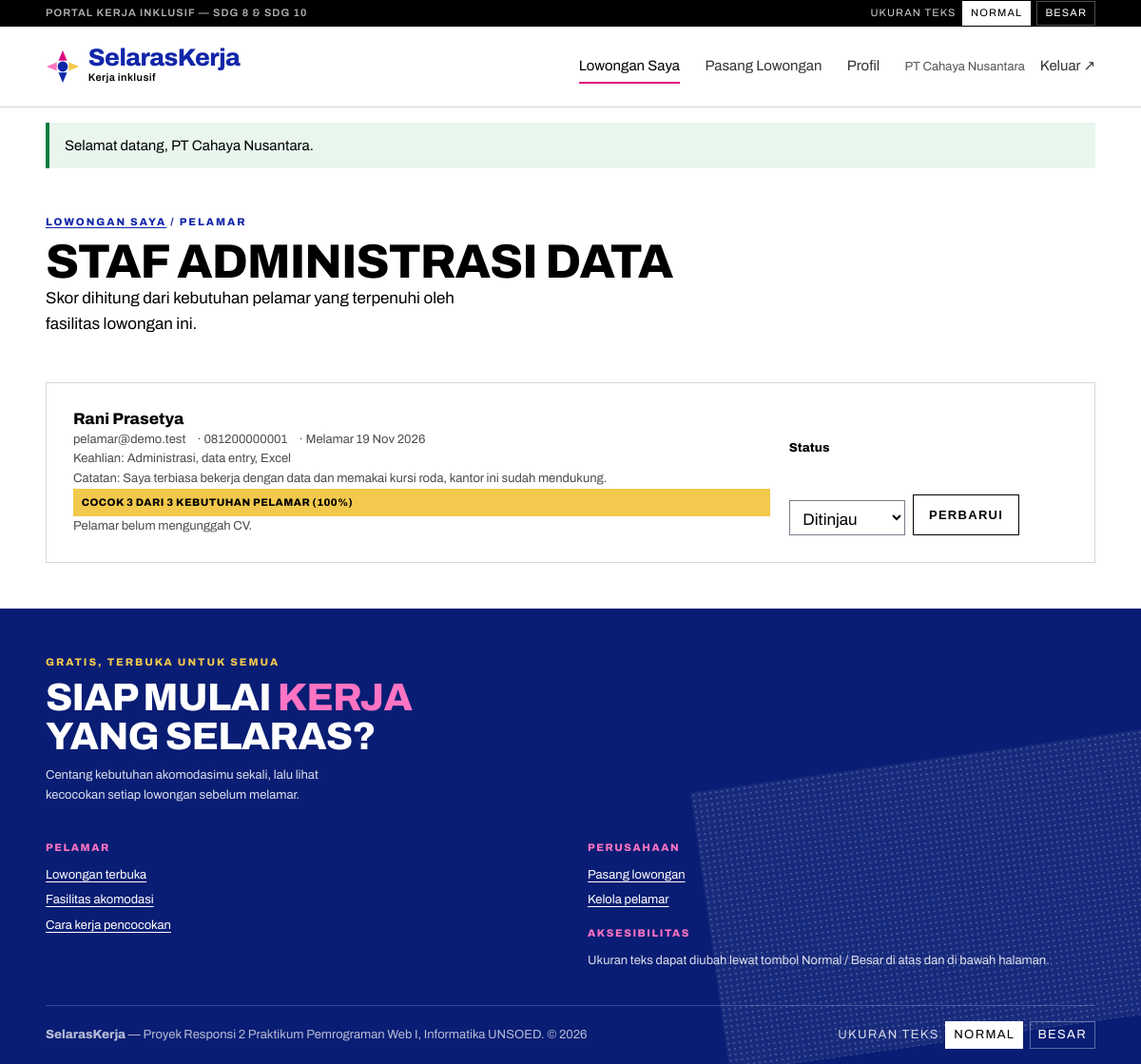
The app's page /company/applicants.php?job_id=1 (signed in) with its own data.
### tables this page shows
CREATE TABLE users (
  id INT AUTO_INCREMENT PRIMARY KEY,
  name VARCHAR(100) NOT NULL,
  email VARCHAR(150) NOT NULL UNIQUE,
  password VARCHAR(255) NOT NULL,
  role ENUM('seeker','company') NOT NULL,
  created_at TIMESTAMP NOT NULL DEFAULT CURRENT_TIMESTAMP
);

CREATE TABLE jobs (
  id INT AUTO_INCREMENT PRIMARY KEY,
  company_id INT NOT NULL,
  title VARCHAR(150) NOT NULL,
  description TEXT NOT NULL,
  salary VARCHAR(60) DEFAULT NULL,
  job_type ENUM('Penuh waktu','Paruh waktu','Kontrak','Magang','Remote') NOT NULL DEFAULT 'Penuh waktu',
  status ENUM('open','closed') NOT NULL DEFAULT 'open',
  created_at TIMESTAMP NOT NULL DEFAULT CURRENT_TIMESTAMP,
  CONSTRAINT fk_job_company FOREIGN KEY (company_id) REFERENCES companies(id) ON DELETE CASCADE,
  INDEX idx_jobs_status (status)
);

CREATE TABLE applications (
  id INT AUTO_INCREMENT PRIMARY KEY,
  job_id INT NOT NULL,
  seeker_id INT NOT NULL,
  cover_note TEXT DEFAULT NULL,
  status ENUM('pending','reviewed','accepted','rejected') NOT NULL DEFAULT 'pending',
  applied_at TIMESTAMP NOT NULL DEFAULT CURRENT_TIMESTAMP,
  UNIQUE KEY uq_application (job_id, seeker_id),
  CONSTRAINT fk_ap_job FOREIGN KEY (job_id) REFERENCES jobs(id) ON DELETE CASCADE,
  CONSTRAINT fk_ap_seeker FOREIGN KEY (seeker_id) REFERENCES users(id) ON DELETE CASCADE
);

CREATE TABLE seeker_profiles (
  id INT AUTO_INCREMENT PRIMARY KEY,
  user_id INT NOT NULL UNIQUE,
  phone VARCHAR(25) DEFAULT NULL,
  bio TEXT DEFAULT NULL,
  skills VARCHAR(255) DEFAULT NULL,
  cv_file VARCHAR(255) DEFAULT NULL,
  other_needs VARCHAR(255) DEFAULT NULL,
  CONSTRAINT fk_sp_user FOREIGN KEY (user_id) REFERENCES users(id) ON DELETE CASCADE
);

### helpers/functions.php (called while the page is built, shortened)
<?php
function e(?string $value): string
{
    return htmlspecialchars((string) $value, ENT_QUOTES, 'UTF-8');
}
function u(string $path = ''): string
{
    return APP_URL . $path;
}
function take_flash(): ?array
{
    $f = $_SESSION['flash'] ?? null;
    return $f;
}
function status_label(string $status): string
{
    return [
        'pending'  => 'Menunggu',
        'reviewed' => 'Ditinjau',
        'accepted' => 'Diterima',
        'rejected' => 'Ditolak',
    ][$status] ?? $status;
}
function get_int(string $key, int $default = 0): int
{
    $raw = $_POST[$key] ?? $_GET[$key] ?? null;
    return $raw === null ? $default : (int) $raw;
}

### helpers/auth_guard.php (called while the page is built, shortened)
<?php
function auth_user(PDO $pdo): ?array
{
    static $cache = null;
    if ($cache === null) {
        $stmt = $pdo->prepare('SELECT id, name, email, role FROM users WHERE id = ?');
        $stmt->execute([$_SESSION['uid']]);
        $cache = $stmt->fetch() ?: null;
    }
    return $cache;
}
function require_login(PDO $pdo): array
{
    $user = auth_user($pdo);
    return $user;
}
function require_role(PDO $pdo, string $role): array
{
    $user = require_login($pdo);
    return $user;
}

### helpers/matcher.php (called while the page is built, shortened)
<?php
function job_facilities_map(PDO $pdo, array $jobIds): array
{
    $in = implode(',', array_fill(0, count($jobIds), '?'));
    $stmt = $pdo->prepare("SELECT job_id, accommodation_id FROM job_accommodations WHERE job_id IN ($in)");
    $stmt->execute($jobIds);
    $map = array_fill_keys($jobIds, []);
    foreach ($stmt->fetchAll() as $row) {
        $map[(int) $row['job_id']][] = (int) $row['accommodation_id'];
    }
    return $map;
}
function match_stats(array $needs, array $facilities): array
{
    $matched = array_intersect($needs, $facilities);
    $total   = count($needs);
    return [
        'matched' => $matched,
        'count'   => count($matched),
        'total'   => $total,
        'percent' => $total > 0 ? (int) round(count($matched) / $total * 100) : 0,
    ];
}

### company/applicants.php (the view, shortened to what this page needs)
<?php
require_once __DIR__ . '/../includes/bootstrap.php';
$user    = require_role($pdo, 'company');
$company = company_row($pdo, (int) $user['id']);
$jobId = get_int('job_id');
$stmt  = $pdo->prepare('SELECT * FROM jobs WHERE id = ? AND company_id = ?');
$stmt->execute([$jobId, (int) $company['id']]);
$job = $stmt->fetch();
$statuses = ['pending', 'reviewed', 'accepted', 'rejected'];
$stmt = $pdo->prepare(
    'SELECT a.id, a.status, a.applied_at, a.cover_note,
            u.id AS seeker_id, u.name, u.email,
            p.skills, p.cv_file, p.phone
     FROM applications a
     JOIN users u ON u.id = a.seeker_id
     LEFT JOIN seeker_profiles p ON p.user_id = u.id
     WHERE a.job_id = ?
     ORDER BY a.applied_at DESC'
);
$stmt->execute([$jobId]);
$applications = $stmt->fetchAll();
$jobFacilities = job_facilities_map($pdo, [$jobId])[$jobId] ?? [];
$needsBySeeker = [];
if ($applications !== []) {
    $ids  = array_map(fn ($a) => (int) $a['seeker_id'], $applications);
    $in   = implode(',', array_fill(0, count($ids), '?'));
    $rows = $pdo->prepare("SELECT seeker_id, accommodation_id FROM seeker_accommodations WHERE seeker_id IN ($in)");
    $rows->execute($ids);
    foreach ($rows->fetchAll() as $row) {
        $needsBySeeker[(int) $row['seeker_id']][] = (int) $row['accommodation_id'];
    }
}
$active    = 'dash';
require __DIR__ . '/../includes/header.php';
?>
<section class="section">
  <div class="wrap">
    <p class="kicker"><a href="<?= u('/company/dashboard.php') ?>">Lowongan saya</a> / pelamar</p>
    <h1 class="section__title"><?= e($job['title']) ?></h1>
    <p class="section__lede">Skor dihitung dari kebutuhan pelamar yang terpenuhi oleh fasilitas lowongan ini.</p>
    <?php if ($applications === []): ?>
      <p class="empty">Belum ada pelamar untuk lowongan ini.</p>
    <?php else: ?>
      <ul class="apps">
        <?php foreach ($applications as $app): ?>
          <?php
          $stats = match_stats($needsBySeeker[(int) $app['seeker_id']] ?? [], $jobFacilities);
          ?>
          <li class="app panel">
            <div class="app__body">
              <h2 class="job__title"><?= e($app['name']) ?></h2>
              <p class="job__meta">
                <span><?= e($app['email']) ?></span>
                <?php if ($app['phone']): ?><span><?= e($app['phone']) ?></span><?php endif; ?>
                <span>Melamar <?= e(date('d M Y', strtotime($app['applied_at']))) ?></span>
              </p>
              <?php if ($app['skills']): ?>
                <p class="form-note">Keahlian: <?= e($app['skills']) ?></p>
              <?php endif; ?>
              <?php if ($app['cover_note']): ?>
                <p class="form-note">Catatan: <?= e($app['cover_note']) ?></p>
              <?php endif; ?>
              <p class="badge">Cocok <?= (int) $stats['count'] ?> dari <?= (int) $stats['total'] ?> kebutuhan pelamar (<?= (int) $stats['percent'] ?>%)</p>
              <?php if ($app['cv_file']): ?>
                <p><a href="<?= e(UPLOAD_URL . '/' . $app['cv_file']) ?>" target="_blank" rel="noopener">Unduh CV (PDF)</a></p>
              <?php else: ?>
                <p class="form-note">Pelamar belum mengunggah CV.</p>
              <?php endif; ?>
            </div>
            <form class="app__status" method="post">
              <label for="status-<?= (int) $app['id'] ?>">Status</label>
              <select id="status-<?= (int) $app['id'] ?>" name="status">
                <?php foreach ($statuses as $status): ?>
                  <option value="<?= e($status) ?>" <?= $app['status'] === $status ? 'selected' : '' ?>><?= e(status_label($status)) ?></option>
                <?php endforeach; ?>
              </select>
              <button class="btn btn--ghost" type="submit">Perbarui</button>
            </form>
          </li>
        <?php endforeach; ?>
      </ul>
    <?php endif; ?>
  </div>
</section>
<?php require __DIR__ . '/../includes/footer.php'; ?>

### includes/header.php (shortened to what this page needs)
<?php
require_once __DIR__ . '/bootstrap.php';
$user   = auth_user($pdo);
$active = $active ?? '';
$flash  = take_flash();
?>
<!DOCTYPE html>
<html lang="id">
<head>
<link rel="stylesheet" href="<?= u('/public/css/style.css') ?>">
</head>
<body>
<div class="util">
  <div class="wrap util__inner">
    <p class="util__note">Portal kerja inklusif — SDG 8 &amp; SDG 10</p>
    <div class="util__tools">
      <span class="util__label" id="textsize-label">Ukuran teks</span>
      <button type="button" data-text-size="normal" aria-pressed="true" aria-describedby="textsize-label">Normal</button>
      <button type="button" data-text-size="lg" aria-pressed="false" aria-describedby="textsize-label">Besar</button>
    </div>
  </div>
</div>
<header class="site-head">
  <div class="wrap site-head__inner">
    <a class="brand" href="<?= u('/index.php') ?>">
      <svg class="brand__mark" viewBox="0 0 40 40" aria-hidden="true" focusable="false">
        <circle cx="20" cy="20" r="6" fill="#1226aa"/>
        <path d="M20 1l5 12h-10z" fill="#de007e"/>
        <path d="M39 20l-12 5v-10z" fill="#f2c94c"/>
        <path d="M20 39l-5-12h10z" fill="#1226aa"/>
        <path d="M1 20l12-5v10z" fill="#ff74c3"/>
      </svg>
      <span>
        <span class="brand__name">SelarasKerja</span>
        <span class="brand__tag">Kerja inklusif</span>
      </span>
    </a>
    <nav class="nav" aria-label="Navigasi utama">
      <?php if ($user === null): ?>
        <a href="<?= u('/index.php') ?>" <?= $active === 'home' ? 'aria-current="page"' : '' ?>>Beranda</a>
        <a href="<?= u('/lowongan.php') ?>" <?= ($active ?? '') === 'jobs' ? 'aria-current="page"' : '' ?>>Lowongan</a>
        <a href="<?= u('/index.php') ?>#fasilitas">Fasilitas</a>
        <a href="<?= u('/index.php') ?>#cara-kerja">Cara Kerja</a>
        <div class="nav__actions">
          <a href="<?= u('/auth/login.php') ?>">Masuk</a>
          <a href="<?= u('/auth/register.php') ?>">Daftar <span aria-hidden="true">↗</span></a>
        </div>
      <?php else: ?>
        <a href="<?= u('/company/dashboard.php') ?>" <?= $active === 'dash' ? 'aria-current="page"' : '' ?>>Lowongan Saya</a>
        <a href="<?= u('/company/job_form.php') ?>" <?= $active === 'new' ? 'aria-current="page"' : '' ?>>Pasang Lowongan</a>
        <a href="<?= u('/company/profile.php') ?>" <?= $active === 'profile' ? 'aria-current="page"' : '' ?>>Profil</a>
        <div class="nav__actions">
          <span class="nav__user"><?= e($user['name']) ?></span>
          <a href="<?= u('/auth/logout.php') ?>">Keluar <span aria-hidden="true">↗</span></a>
        </div>
      <?php endif; ?>
    </nav>
  </div>
</header>
<main id="main">
<?php if ($flash): ?>
  <div class="wrap">
    <p class="alert alert--<?= $flash['type'] === 'ok' ? 'ok' : 'err' ?>" role="status"><?= e($flash['message']) ?></p>
  </div>
<?php endif; ?>

### records on screen
users: name "PT Cahaya Nusantara"
jobs: title "STAF ADMINISTRASI DATA"
applications: seeker.name "Rani Prasetya", seeker.email "pelamar@demo.test", seeker_profiles.phone "081200000001", applied_at "19 Nov 2026", seeker_profiles.skills "Administrasi, data entry, Excel", cover_note "Saya terbiasa bekerja dengan data dan memakai kursi roda, kantor ini sudah mendukung.", seeker "3", seeker "100"

### other values on screen
$flash['message'] "Selamat datang, PT Cahaya Nusantara."
form field status "Ditinjau"
